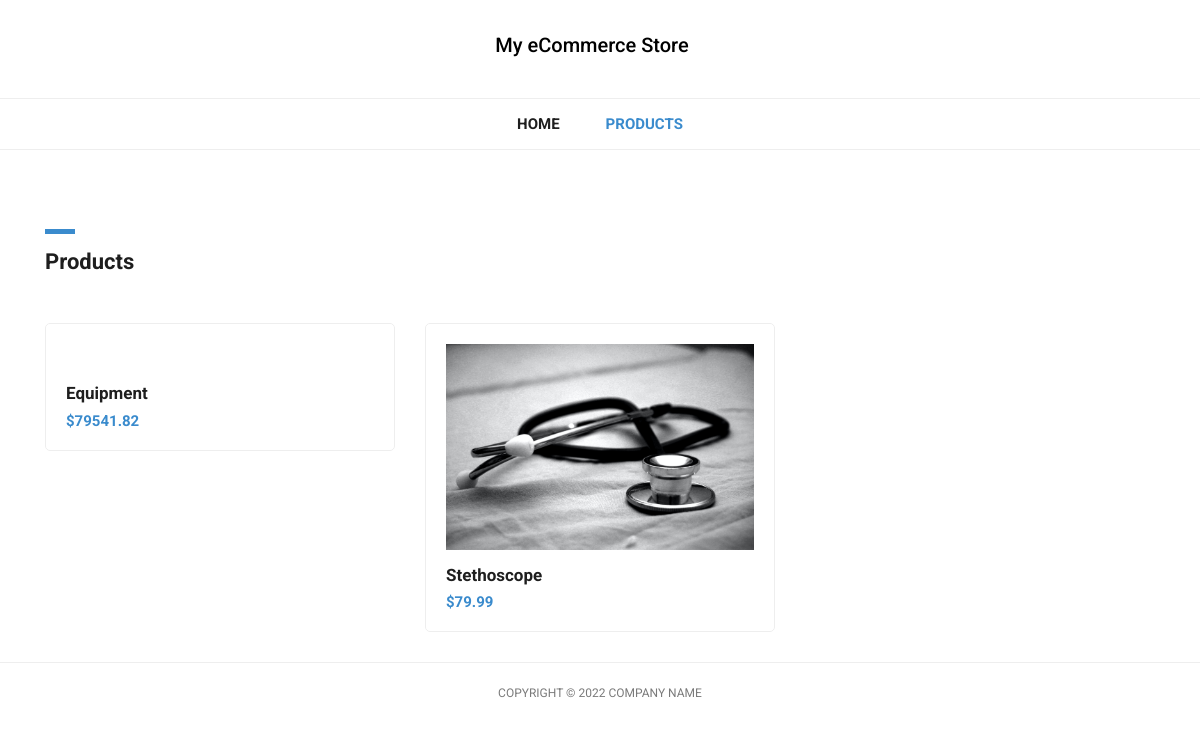
Screenshot of /products/ with the database file from the repository.
### eCommerceApp/models.py (models this page shows, shortened)
class Product(models.Model):
    name = models.CharField(max_length=500)
    image = models.ImageField(upload_to='images')
    description = models.TextField()
    availableUnit = models.IntegerField(default=1)
    price = models.DecimalField(max_digits=10, decimal_places=2)

### eCommerceApp/views.py (the view)
# urls.py: path('products/', views.product_list, name='product_list'),
def product_list(request):
    products = Product.objects.all()
    context = {
        'products' : products
    }
    return render(request, 'eCommerceApp/products.html', context)

### eCommerceApp/templates/eCommerceApp/products.html (shortened to what this page needs)
{% load static %}
<!DOCTYPE html>
<html lang="en">
  <head>
    <link href="{% static 'css/bootstrap.min.css' %}" rel="stylesheet">
    <link rel="stylesheet" href="{% static 'css/fontawesome.css' %}">
    <link rel="stylesheet" href="{% static 'css/tooplate-main.css' %}">
    <link rel="stylesheet" href="{% static 'css/owl.css' %}">
  </head>
  <body>
    <nav class="navbar navbar-expand-lg navbar-dark bg-dark static-top">
      <div class="container">
        <a class="navbar-brand" href="#"><h5 style="color:black">My eCommerce Store</h5></a>
        <div class="collapse navbar-collapse" id="navbarResponsive">
          <ul class="navbar-nav ml-auto">
            <li class="nav-item">
              <a class="nav-link" href="{% url 'eCommerceApp:index' %}">Home</a>
            </li>
            <li class="nav-item active">
              <a class="nav-link" href="{% url 'eCommerceApp:product_list' %}">Products
              </a>
            </li>
          </ul>
        </div>
      </div>
    </nav>
    <div class="featured-page">
      <div class="container">
        <div class="row">
          <div class="col-md-4 col-sm-12">
            <div class="section-heading">
              <div class="line-dec"></div>
              <h1>Products</h1>
            </div>
          </div>
        </div>
      </div>
    </div>
    <div class="featured container no-gutter">
        <div class="row posts">
          {% for product in products %}
            <div id="" class="item new col-md-4">
              <a href="{% url 'eCommerceApp:product_detail' id=product.id %}">
                <div class="featured-item">
                  <img src="{{ product.image.url }}" alt="">
                  <h4>{{ product.name }}</h4>
                  <h6>${{ product.price }}</h6>
                </div>
              </a>
            </div>
          {% endfor %}
        </div>
    </div>
    <div class="sub-footer">
      <div class="container">
        <div class="row">
          <div class="col-md-12">
            <div class="copyright-text">
              <p>Copyright &copy; 2022 Company Name</p>
            </div>
          </div>
        </div>
      </div>
    </div>
  </body>
</html>

### eCommerceApp/static/css/tooplate-main.css (style rules this page uses)
body { font-family: 'Roboto', sans-serif; transition: all 0.5s; }
p { margin-bottom: 0px; font-size: 14px; color: #4a4a4a; line-height: 24px; }
a { text-decoration: none!important; }
.copyright-text { text-transform: uppercase; }
.section-heading { margin-top: 80px; margin-bottom: 40px; }
.section-heading .line-dec { width: 30px; height: 5px; background-color: #3a8bcd; }
.section-heading h1 { font-size: 22px; font-weight: 700; color: #1e1e1e; margin-top: 15px; }
.navbar .navbar-brand { text-align: center; width: 100%; position: relative; padding: 25px 0px; }
.bg-dark { background-color: #fff!important; border-bottom: 1px solid #eee; }
#navbarResponsive { z-index: 999; position: absolute; left: 50%; top: 105px; transform: translateX(-50%); }
.navbar-dark .navbar-nav .nav-item { margin: 0px 15px; }
.navbar-dark .navbar-nav .nav-link { text-transform: uppercase; font-size: 15px; font-weight: 700; color: #1e1e1e; transition: all 0.5s; }
.navbar-dark .navbar-nav .nav-link:hover, .navbar-dark .navbar-nav .active>.nav-link, .navbar-dark .navbar-nav .nav-link.active, .navbar-dark .navbar-nav .nav-link.show, .navbar-dark .navbar-nav .show>.nav-link { color: #3a8bcd; }
.navbar:after { width: 100%; height: 1px; background-color: #eee; content: ''; position: absolute; left: 0; bottom: -52px; }
.featured-item { border-radius: 5px; border: 1px solid #eee; padding: 20px; transition: all 0.5s; }
.featured-item img { width: 100%; }
.featured-item h4 { font-size: 17px; font-weight: 700; color: #1e1e1e; margin-top: 15px; transition: all 0.5s; }
.featured-item h6 { color: #3a8bcd; font-size: 15px; font-weight: 700; margin-bottom: 0px; }
.sub-footer { border-top: 1px solid #eee; text-align: center; }
.sub-footer p { font-size: 12px; color: #7a7a7a; line-height: 60px; }
.featured-page { margin-top: 130px; margin-bottom: 40px; }
.featured-page .section-heading { margin-top: 0px; margin-bottom: 0px; }
.featured .featured-item { margin-bottom: 30px; text-decoration: none; }
.featured .featured-item h4 { transition: all 0.5s; }
.isotope, .isotope .item { -webkit-transition-duration: 0.8s; -moz-transition-duration: 0.8s; -ms-transition-duration: 0.8s; -o-transition-duration: 0.8s; transition-duration: 0.8s; }
.isotope { -webkit-transition-property: height, width; -moz-transition-property: height, width; -ms-transition-property: height, width; -o-transition-property: height, width; transition-property: height, width; }
.isotope .item { -webkit-transition-property: -webkit-transform, opacity; -moz-transition-property: -moz-transform, opacity; -ms-transition-property: -ms-transform, opacity; -o-transition-property: top, left, opacity; transition-property: transform, opacity; }

### rows the page displays
Product: name "Equipment", price "79541.82"
Product: image (picture), name "Stethoscope", price "79.99"
